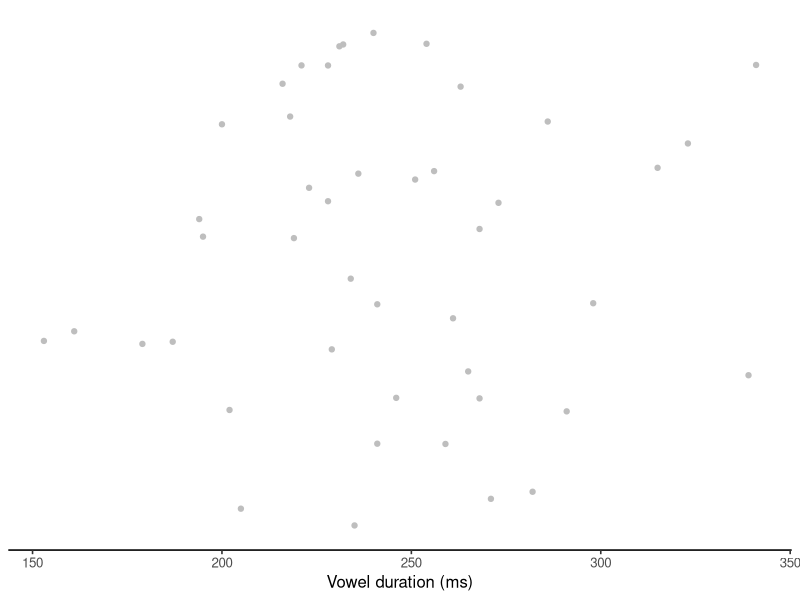

R code for this plot:
## ---- chunk 1
#| label: load-hillenbrand-continuous
library(ggplot2)

vowels <- read.csv(
  "data/hillenbrand/vowels-complete.csv",
  stringsAsFactors = FALSE
)
adult_i <- subset(vowels, speaker_type == "man" & vowel == "i")

stopifnot(
  nrow(vowels) == 1668L,
  length(unique(vowels$speaker_id)) == 139L,
  all(table(vowels$speaker_id) == 12L),
  nrow(adult_i) == 45L,
  !anyDuplicated(adult_i$speaker_id),
  !anyNA(adult_i[c("duration_ms", "f1_hz")])
)

head(adult_i[c("speaker_id", "duration_ms", "f1_hz")])
## ---- chunk 2
#| label: plot-hillenbrand-duration-strip
#| fig-cap: "Raw durations for adult men producing /i/ in Hillenbrand et al. (1995). Small vertical jitter separates overlapping records."
set.seed(20261018) # dqr-allow: random-seed
ggplot(adult_i, aes(duration_ms, 0)) +
  geom_point(
    position = position_jitter(height = 0.035, width = 0),
    color = "grey"
  ) +
  labs(x = "Vowel duration (ms)", y = NULL) +
  scale_y_continuous(NULL, breaks = NULL) +
  theme_classic(base_size = 12)
## ---- chunk 3
#| label: hillenbrand-point-event
median_duration <- unname(quantile(adult_i$duration_ms, 0.5, type = 1))
recorded_mass_at_median <- mean(adult_i$duration_ms == median_duration)
continuous_point_probability <- 0 # dqr-allow: symbolic-derivation

stopifnot(
  median_duration %in% adult_i$duration_ms,
  recorded_mass_at_median > 0,
  continuous_point_probability == 0
)

c(median_duration_ms = median_duration,
  empirical_mass_at_recorded_value = recorded_mass_at_median,
  continuous_model_point_probability = continuous_point_probability)
